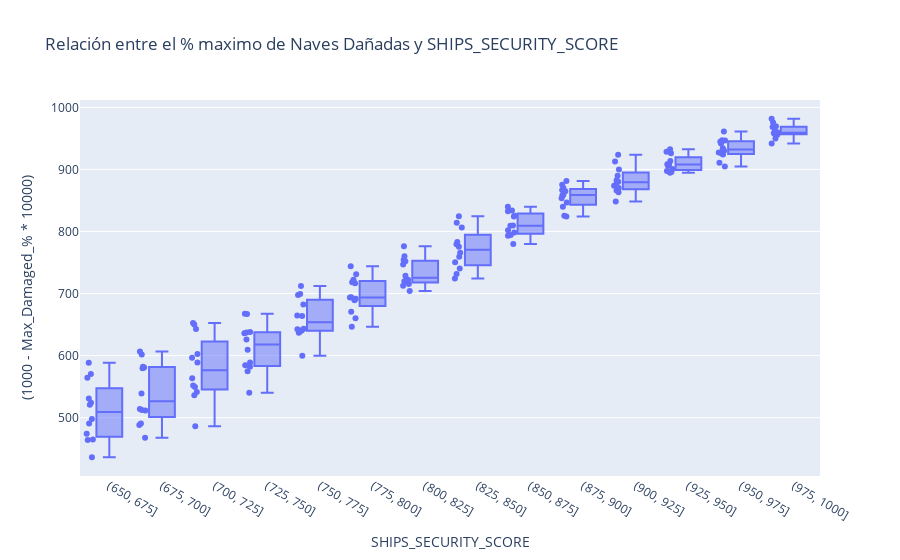

The notebook cell this image was saved under:
### Code cell
# Creación del boxplot interactivo 
fig = px.box(metric, x='score', y='damaged_perc',
             title='Relación entre el % maximo de Naves Dañadas y SHIPS_SECURITY_SCORE',
             labels={'score': 'Cohort-Score', 'calculated_metric': 'Métrica (1000 - Max Damaged Percentage * 10000)'},
             points="all")  

fig.update_layout(xaxis={'categoryorder':'total ascending'}, xaxis_title='SHIPS_SECURITY_SCORE', yaxis_title='(1000 - Max_Damaged_% * 10000)')
fig.show()

### Figure 1 — Plotly figure (JSON) as saved in the notebook; plotly's stock layout.template omitted (floating-point values rounded to 4 significant figures; data arrays with more than 128 entries replaced by an {"elided": "..."} marker saying what was removed)
{"data": [{"alignmentgroup": "True", "boxpoints": "all", "hovertemplate": "Cohort-Score=%{x}<br>damaged_perc=%{y}<extra></extra>", "legendgroup": "", "marker": {"color": "#636efa"}, "name": "", "notched": false, "offsetgroup": "", "orientation": "v", "showlegend": false, "type": "box", "x": {"elided": "168 str values"}, "x0": " ", "xaxis": "x", "y": {"elided": "168 float values"}, "y0": " ", "yaxis": "y"}], "layout": {"boxmode": "group", "legend": {"tracegroupgap": 0}, "title": {"text": "Relación entre el % maximo de Naves Dañadas y SHIPS_SECURITY_SCORE"}, "xaxis": {"anchor": "y", "categoryorder": "total ascending", "domain": [0, 1], "title": {"text": "SHIPS_SECURITY_SCORE"}}, "yaxis": {"anchor": "x", "domain": [0, 1], "title": {"text": "(1000 - Max_Damaged_% * 10000)"}}}}
